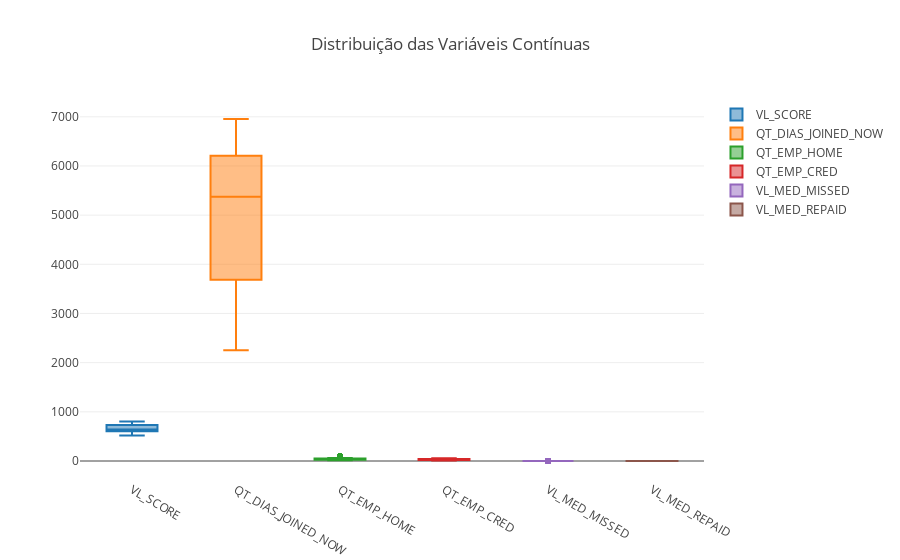

Notebook code for this chart:
### Code cell
lista_boxplot = df_00.drop(['PK_DATPROC','PK_DATREF','PK_ID','VL_RENDA'],axis=1).columns

TuringBoxPlotIntVars(df_00,lista_boxplot)

### Figure 1 — Plotly figure (JSON) as saved in the notebook; plotly's stock layout.template omitted (floating-point values rounded to 4 significant figures; data arrays with more than 128 entries replaced by an {"elided": "..."} marker saying what was removed)
{"data": [{"name": "VL_SCORE", "type": "box", "uid": "d5d95369-415b-475e-973f-b7db4df43779", "y": {"elided": "2000 int values"}}, {"name": "QT_DIAS_JOINED_NOW", "type": "box", "uid": "a0ae4b59-d888-4b16-83ee-c21e93f90a7e", "y": {"elided": "2000 int values"}}, {"name": "QT_EMP_HOME", "type": "box", "uid": "64125261-6e6c-4106-ba8e-5d7178047c16", "y": {"elided": "2000 int values"}}, {"name": "QT_EMP_CRED", "type": "box", "uid": "280f2f13-bc64-4f7c-a299-4cf9de9413e8", "y": {"elided": "2000 int values"}}, {"name": "VL_MED_MISSED", "type": "box", "uid": "02b0a08a-5f23-4a37-a71c-cff21617c9ad", "y": {"elided": "2000 float values"}}, {"name": "VL_MED_REPAID", "type": "box", "uid": "41ac4f6f-4ec6-4a42-a50f-4507b1a8187f", "y": {"elided": "2000 float values"}}], "layout": {"title": {"text": "Distribuição das Variáveis Contínuas"}}}
